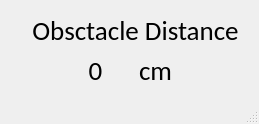
<?xml version="1.0" encoding="UTF-8"?>
<ui version="4.0">
 <class>MainWindow</class>
 <widget class="QMainWindow" name="MainWindow">
  <property name="geometry">
   <rect>
    <x>0</x>
    <y>0</y>
    <width>259</width>
    <height>124</height>
   </rect>
  </property>
  <property name="windowTitle">
   <string>Distance Measurement</string>
  </property>
  <widget class="QWidget" name="centralwidget">
   <widget class="QLabel" name="label">
    <property name="geometry">
     <rect>
      <x>30</x>
      <y>10</y>
      <width>211</width>
      <height>41</height>
     </rect>
    </property>
    <property name="font">
     <font>
      <family>Calibri</family>
      <pointsize>20</pointsize>
     </font>
    </property>
    <property name="text">
     <string>Obsctacle Distance</string>
    </property>
    <property name="alignment">
     <set>Qt::AlignCenter</set>
    </property>
   </widget>
   <widget class="QLabel" name="labelDistance">
    <property name="geometry">
     <rect>
      <x>60</x>
      <y>50</y>
      <width>71</width>
      <height>41</height>
     </rect>
    </property>
    <property name="font">
     <font>
      <family>Calibri</family>
      <pointsize>20</pointsize>
     </font>
    </property>
    <property name="text">
     <string>0</string>
    </property>
    <property name="alignment">
     <set>Qt::AlignCenter</set>
    </property>
   </widget>
   <widget class="QLabel" name="labelcm">
    <property name="geometry">
     <rect>
      <x>120</x>
      <y>50</y>
      <width>71</width>
      <height>41</height>
     </rect>
    </property>
    <property name="font">
     <font>
      <family>Calibri</family>
      <pointsize>20</pointsize>
     </font>
    </property>
    <property name="text">
     <string>cm</string>
    </property>
    <property name="alignment">
     <set>Qt::AlignCenter</set>
    </property>
   </widget>
  </widget>
  <widget class="QMenuBar" name="menubar">
   <property name="geometry">
    <rect>
     <x>0</x>
     <y>0</y>
     <width>259</width>
     <height>21</height>
    </rect>
   </property>
  </widget>
  <widget class="QStatusBar" name="statusbar"/>
 </widget>
 <resources/>
 <connections/>
</ui>
